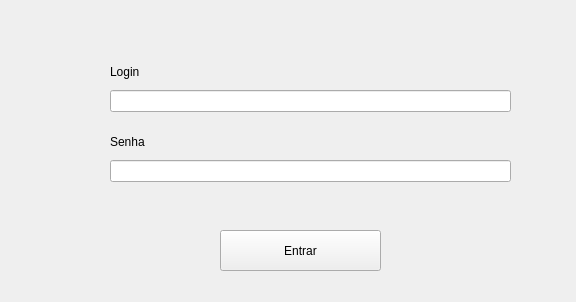
<?xml version="1.0" encoding="UTF-8"?>
<ui version="4.0">
 <class>FormLogin</class>
 <widget class="QWidget" name="FormLogin">
  <property name="geometry">
   <rect>
    <x>0</x>
    <y>0</y>
    <width>576</width>
    <height>302</height>
   </rect>
  </property>
  <property name="minimumSize">
   <size>
    <width>576</width>
    <height>302</height>
   </size>
  </property>
  <property name="maximumSize">
   <size>
    <width>576</width>
    <height>302</height>
   </size>
  </property>
  <property name="windowTitle">
   <string>Controle de acesso</string>
  </property>
  <widget class="QPushButton" name="btn_login">
   <property name="geometry">
    <rect>
     <x>220</x>
     <y>230</y>
     <width>161</width>
     <height>41</height>
    </rect>
   </property>
   <property name="text">
    <string>Entrar</string>
   </property>
  </widget>
  <widget class="QWidget" name="layoutWidget">
   <property name="geometry">
    <rect>
     <x>110</x>
     <y>60</y>
     <width>401</width>
     <height>52</height>
    </rect>
   </property>
   <layout class="QVBoxLayout" name="verticalLayout">
    <item>
     <widget class="QLabel" name="lbl_user">
      <property name="text">
       <string>Login</string>
      </property>
     </widget>
    </item>
    <item>
     <widget class="QLineEdit" name="txt_user"/>
    </item>
   </layout>
  </widget>
  <widget class="QWidget" name="layoutWidget">
   <property name="geometry">
    <rect>
     <x>110</x>
     <y>130</y>
     <width>401</width>
     <height>52</height>
    </rect>
   </property>
   <layout class="QVBoxLayout" name="verticalLayout_2">
    <item>
     <widget class="QLabel" name="lbl_password">
      <property name="text">
       <string>Senha</string>
      </property>
     </widget>
    </item>
    <item>
     <widget class="QLineEdit" name="txt_password">
      <property name="echoMode">
       <enum>QLineEdit::Password</enum>
      </property>
     </widget>
    </item>
   </layout>
  </widget>
 </widget>
 <resources/>
 <connections/>
</ui>
